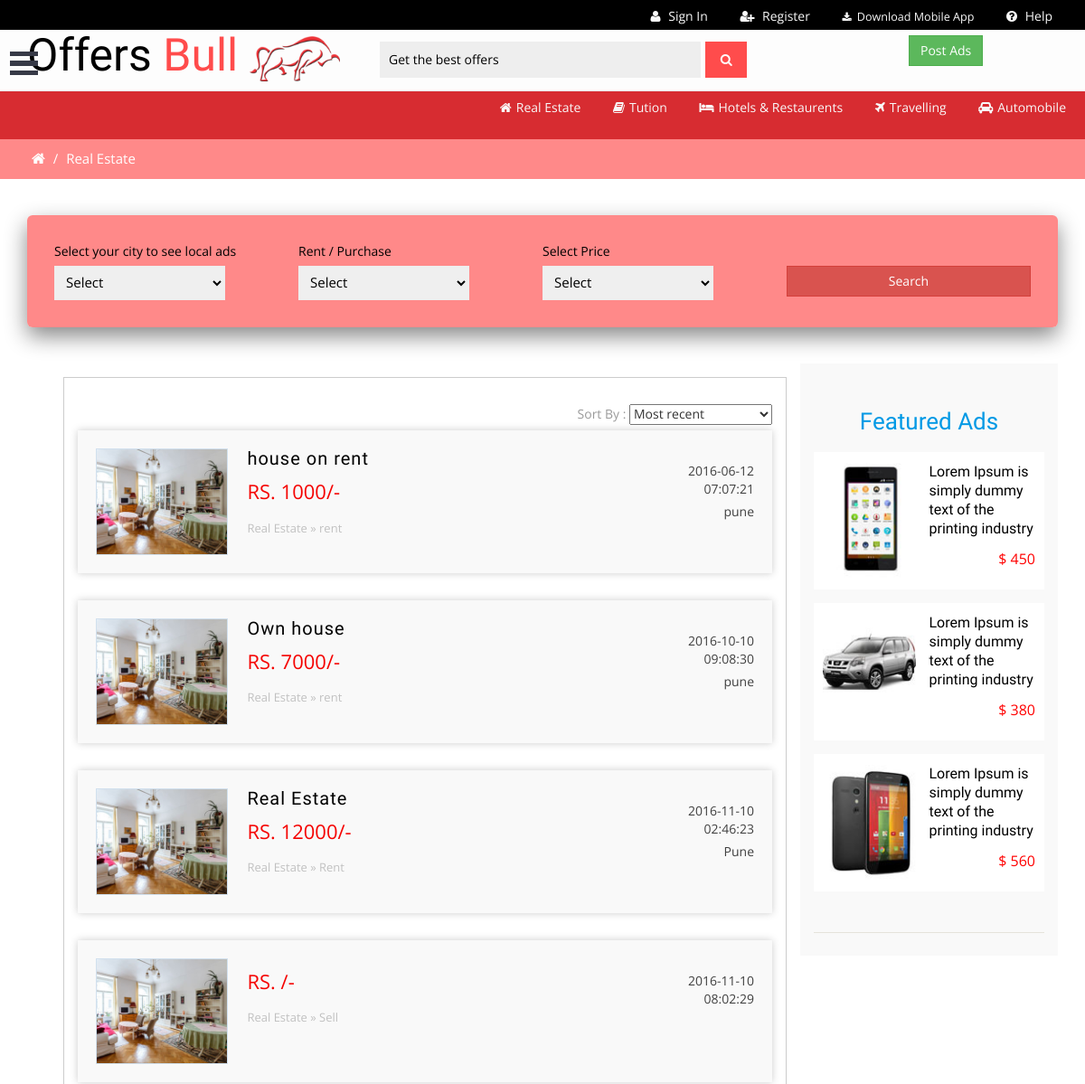
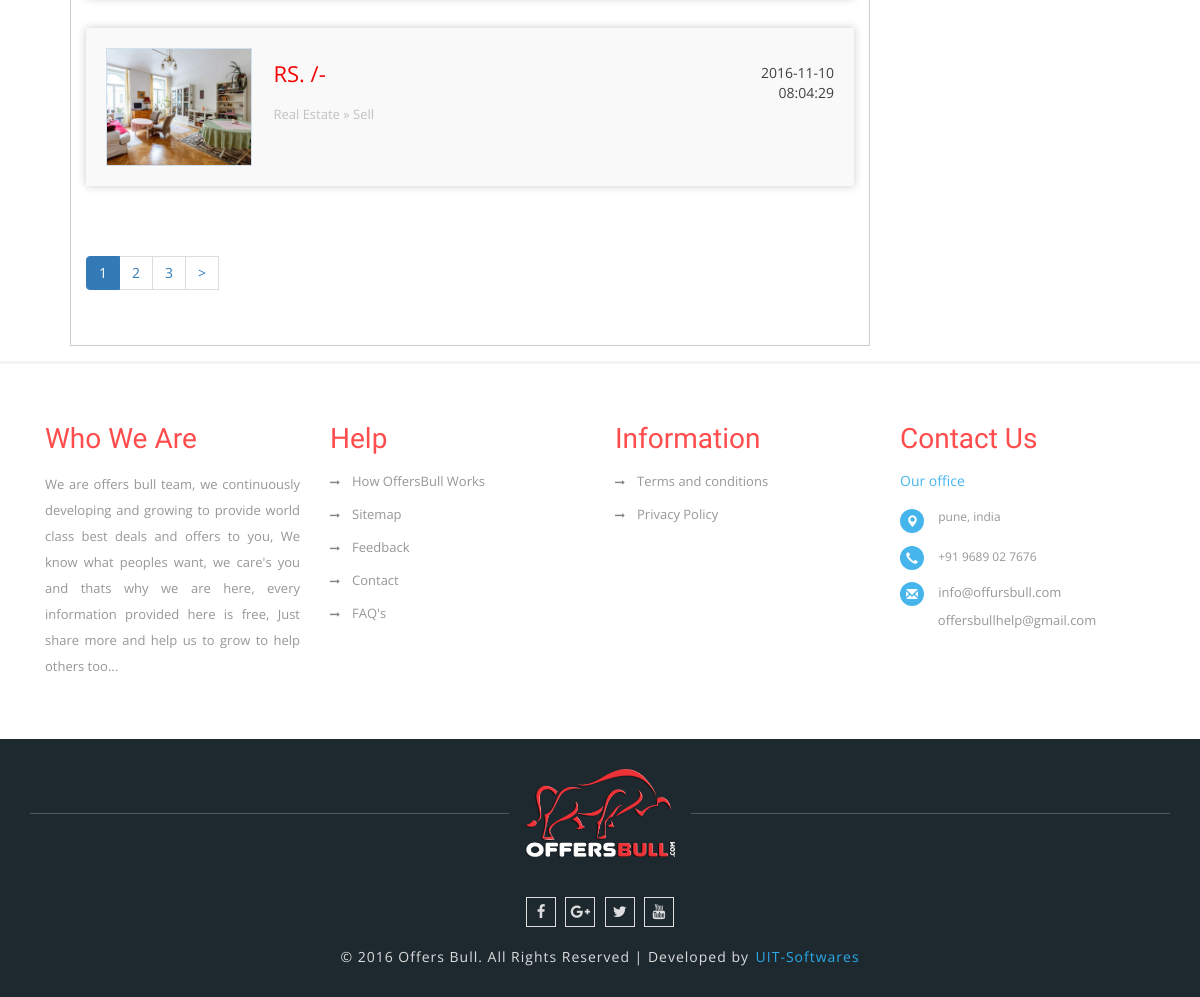
The page /index.php/realestate/real on the database its author committed (2 pictures, top to bottom).
### tables this page shows
CREATE TABLE IF NOT EXISTS `realestate` (
  `realid` int(11) NOT NULL AUTO_INCREMENT,
  `name` varchar(255) DEFAULT NULL,
  `title` varchar(255) DEFAULT NULL,
  `type` varchar(255) DEFAULT NULL,
  `address` text,
  `builtup` varchar(255) DEFAULT NULL,
  `price` varchar(255) DEFAULT NULL,
  `description` text,
  `mobile` varchar(255) DEFAULT NULL,
  `email` varchar(255) DEFAULT NULL,
  `amenities` text,
  `city` varchar(255) DEFAULT NULL,
  `area` varchar(255) DEFAULT NULL,
  `date` datetime DEFAULT NULL,
  `offerend` timestamp NULL DEFAULT NULL ON UPDATE CURRENT_TIMESTAMP,
  `category` tinyint(4) DEFAULT NULL,
  `userid` tinyint(4) DEFAULT NULL,
  PRIMARY KEY (`realid`)
);

### index.php (called while the page is built, shortened)
<?php
require_once BASEPATH.'core/CodeIgniter.php';

### application/views/pages/realestate/container.php (the view, shortened to what this page needs)
<?php
$query= $this->db->get('realestate',5,$this->uri->segment(3));
?>
<div class="w3layouts-breadcrumbs text-center">
	<div class="container">
		<span class="agile-breadcrumbs">
			<a href="<?php echo base_url();?>index.php"><i class="fa fa-home home_1"></i></a> /
			<a href="<?php echo base_url();?>index.php"><span>Real Estate</span></a>
		</span>
	</div>
</div>
<div class="total-ads main-grid-border">
	<div class="container">
		<div class="select-box">
		<form method="post" id="search" action="<?php echo base_url();?>index.php/Realestate/search">
			<div class="select-city-for-local-ads ads-list">
				<label>Select your city to see local ads</label>
					<select id="city" name="city">
						<option>Select</option>
		            </select>
			</div>
			<div class="browse-category ads-list">
				<label>Rent / Purchase</label>
				<select id="type" name="type">
				  <option data-tokens="Rent">Select</option>
				</select>
			</div>
			<div class="select-city-for-local-ads ads-list">
				<label>Select Price</label>
				<select id="price" name="price">
				  <option value="0">Select</option>
				</select>
			</div>
			<div class="search-product ads-list">
				<label>&nbsp;</label>
				<button class="btn btn-block btn-danger">Search</button>
			</div>
			</form>
		</div>
		<div class="ads-grid">
			<div class="agileinfo-ads-display col-md-9">
				<div class="wrapper">
				<div class="bs-example bs-example-tabs" role="tabpanel" data-example-id="togglable-tabs">
				  <div id="myTabContent" class="tab-content">
					<div role="tabpanel" class="tab-pane fade in active" id="home" aria-labelledby="home-tab">
					   <div>
											<div id="container">
							<div class="sort">
							   <div class="sort-by">
									<label>Sort By : </label>
									<select>
													<option value="">Most recent</option>
									</select>
								   </div>
								 </div>
							<div class="clearfix"></div>
						<ul class="list">
						<?php  if($datas==null){
							foreach ($query->result() as $row)
							{
						?>
							<a href="<?php echo base_url();?>index.php/realestate/manage_view/<?php echo $row->realid;?>">
								<li>
								<img src="<?php echo base_url();?>assets/images/r1.jpg" title="" alt="" />
								<section class="list-left">
								<h5 class="title"><?php echo $row->title?></h5>
								<span class="adprice">RS. <?php echo $row->price?>/-</span>
								<p class="catpath">Real Estate » <?php echo $row->type?></p>
								</section>
								<section class="list-right">
								<span class="date"><?php echo $row->date?></span>
								<span class="cityname"><?php echo $row->city?></span>
								</section>
								<div class="clearfix"></div>
								</li>
							</a>
							<?php }
							?>
							<!-- <a href="<?php ?>index.php/realestate/manage_view/<?php ?>">
								<li>
								<img src="<?php ?>assets/images/r1.jpg" title="" alt="" />
								<section class="list-left">
								<h5 class="title"><?php ?></h5>
								<span class="adprice">RS. <?php ?>/-</span>
								<p class="catpath">Real Estate » <?php ?></p>
								</section>
								<section class="list-right">
								<span class="date"><?php ?></span>
								<span class="cityname"><?php ?></span>
								</section>
								<div class="clearfix"></div>
								</li>
							</a>
							<?php }?> -->
						</ul>
					</div>
					</div>
					</div>
					<div class="pagination pagination-sm ">
						<?php echo $this->pagination->create_links();?>
					</div>
				  </div>
				</div>
			</div>
			</div>
			<div class="side-bar col-md-3">
			<div class="w3ls-featured-ads">
				<h2 class="sear-head fer">Featured Ads</h2>
				<div class="w3l-featured-ad">
					<a href="single.html">
						<div class="w3-featured-ad-left">
							<img src="<?php echo base_url();?>assets/images/f1.jpg" title="ad image" alt="" />
						</div>
						<div class="w3-featured-ad-right">
							<h4>Lorem Ipsum is simply dummy text of the printing industry</h4>
							<p>$ 450</p>
						</div>
						<div class="clearfix"></div>
					</a>
				</div>
				<div class="w3l-featured-ad">
					<a href="single.html">
						<div class="w3-featured-ad-left">
							<img src="<?php echo base_url();?>assets/images/f2.jpg" title="ad image" alt="" />
						</div>
						<div class="w3-featured-ad-right">
							<h4>Lorem Ipsum is simply dummy text of the printing industry</h4>
							<p>$ 380</p>
						</div>
						<div class="clearfix"></div>
					</a>
				</div>
				<div class="w3l-featured-ad">
					<a href="single.html">
						<div class="w3-featured-ad-left">
							<img src="<?php echo base_url();?>assets/images/f3.jpg" title="ad image" alt="" />
						</div>
						<div class="w3-featured-ad-right">
							<h4>Lorem Ipsum is simply dummy text of the printing industry</h4>
							<p>$ 560</p>
						</div>
						<div class="clearfix"></div>
					</a>
				</div>
			</div>
			</div>
		</div>
	</div>
</div>

### rows shown on the page
realestate: title "house on rent", price "1000", type "rent", date "2016-06-12 07:07:21", city "pune"
realestate: title "Own house", price "7000", type "rent", date "2016-10-10 09:08:30", city "pune"
realestate: title "Real Estate", price "12000", type "Rent", date "2016-11-10 02:46:23", city "Pune"
realestate: type "Sell", date "2016-11-10 08:02:29"
realestate: type "Sell", date "2016-11-10 08:04:29"

### other values the page prints
$this->pagination->create_links() "1 2 3 >"
